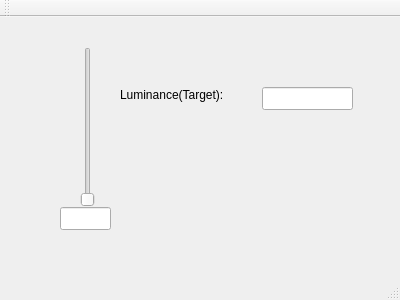
<?xml version="1.0" encoding="UTF-8"?>
<ui version="4.0">
 <class>MainWindow</class>
 <widget class="QMainWindow" name="MainWindow">
  <property name="geometry">
   <rect>
    <x>0</x>
    <y>0</y>
    <width>400</width>
    <height>300</height>
   </rect>
  </property>
  <property name="windowTitle">
   <string>MainWindow</string>
  </property>
  <widget class="QWidget" name="centralWidget">
   <widget class="QSlider" name="verticalSlider">
    <property name="geometry">
     <rect>
      <x>80</x>
      <y>30</y>
      <width>16</width>
      <height>160</height>
     </rect>
    </property>
    <property name="orientation">
     <enum>Qt::Vertical</enum>
    </property>
   </widget>
   <widget class="QLabel" name="label">
    <property name="geometry">
     <rect>
      <x>120</x>
      <y>70</y>
      <width>131</width>
      <height>16</height>
     </rect>
    </property>
    <property name="text">
     <string>Luminance(Target):</string>
    </property>
   </widget>
   <widget class="QLineEdit" name="lineEdit">
    <property name="geometry">
     <rect>
      <x>262</x>
      <y>70</y>
      <width>91</width>
      <height>23</height>
     </rect>
    </property>
   </widget>
   <widget class="QLineEdit" name="lineEdit_2">
    <property name="geometry">
     <rect>
      <x>60</x>
      <y>190</y>
      <width>51</width>
      <height>23</height>
     </rect>
    </property>
   </widget>
  </widget>
  <widget class="QMenuBar" name="menuBar">
   <property name="geometry">
    <rect>
     <x>0</x>
     <y>0</y>
     <width>400</width>
     <height>20</height>
    </rect>
   </property>
  </widget>
  <widget class="QToolBar" name="mainToolBar">
   <attribute name="toolBarArea">
    <enum>TopToolBarArea</enum>
   </attribute>
   <attribute name="toolBarBreak">
    <bool>false</bool>
   </attribute>
  </widget>
  <widget class="QStatusBar" name="statusBar"/>
 </widget>
 <layoutdefault spacing="6" margin="11"/>
 <resources/>
 <connections/>
</ui>
